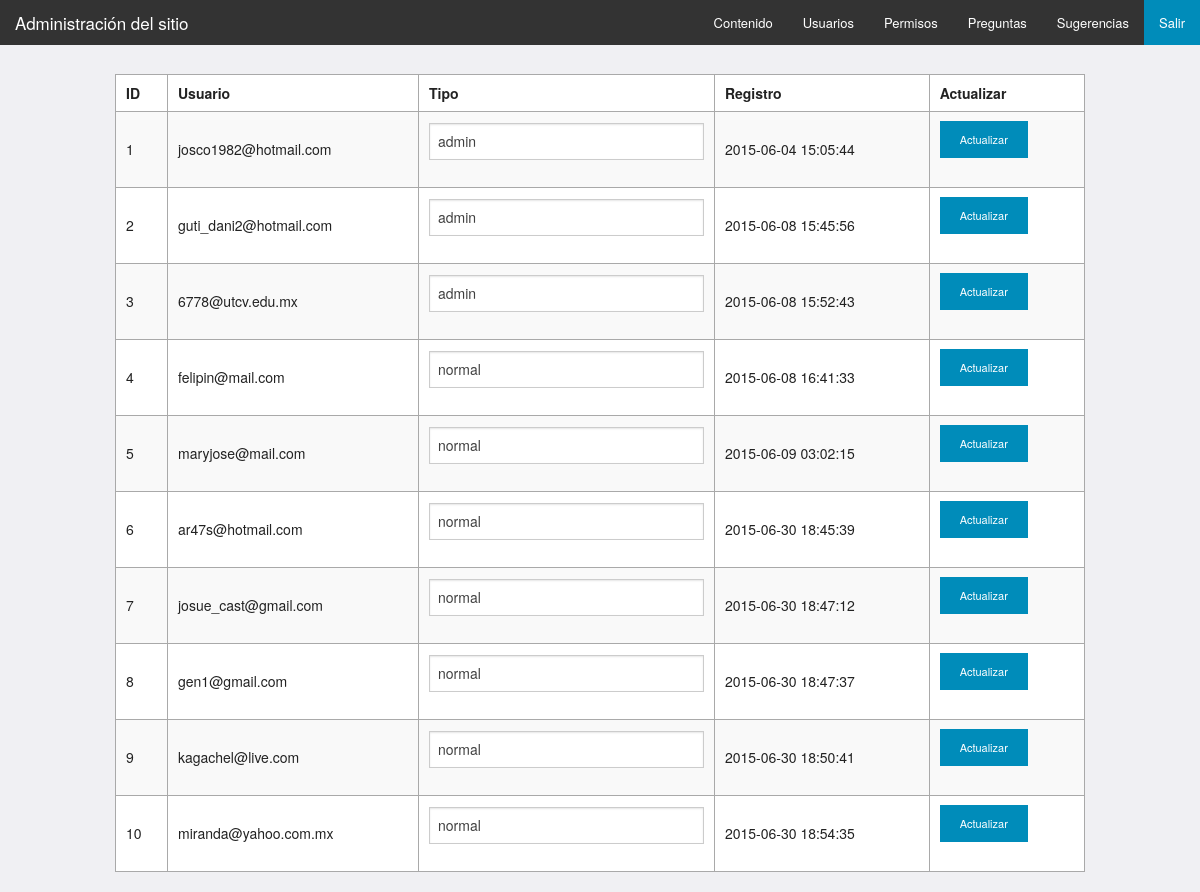
The page /admin/permisos (signed in) on the database its author committed.
### tables this page shows
CREATE TABLE IF NOT EXISTS account (
    id INT(10) NOT NULL AUTO_INCREMENT,
    username VARCHAR(36) NOT NULL,
    pass VARCHAR(32) NOT NULL,
    kind VARCHAR(24) DEFAULT 'normal',
    status VARCHAR(24) DEFAULT 'activo',
    since TIMESTAMP DEFAULT CURRENT_TIMESTAMP,
    person_id INT(10) NOT NULL,

    PRIMARY KEY (id),
    INDEX (person_id),

    FOREIGN KEY (person_id)
    REFERENCES person(id)
    ON DELETE CASCADE
    ON UPDATE CASCADE
);

### admin/library/View.php (called while the page is built, shortened)
<?php
class View extends Response {
    protected $template;
    protected $vars = [];
    public function __construct($template, $vars = []) {
        $this->template = $template;
        $this->vars = $vars;
    }
    public function getTemplate() {
        return $this->template;
    }
    public function getVars() {
        return $this->vars;
    }
    public function output() {
        $template = $this->getTemplate();
        $vars = $this->getVars();
        call_user_func(function () use ($template, $vars) {
            extract($vars);
            require "view/$template.tpl.php";
            require "view/layout.tpl.php";
        });
    }
}

### admin/index.php (called while the page is built, shortened)
<?php
if (isset($_POST['uid']) && isset($_POST['pwd'])) {
    $uid = filter_input(INPUT_POST, 'uid', FILTER_SANITIZE_EMAIL);
    $pwd = filter_input(INPUT_POST, 'pwd', FILTER_SANITIZE_EMAIL);
    $_SESSION['uid'] = $uid;
    $_SESSION['pwd'] = $pwd;
} else if (isset($_SESSION['uid']) && isset($_SESSION['pwd'])) {
    $uid = $_SESSION['uid'];
    $pwd = $_SESSION['pwd'];
}
$account = new Account();
if (!$account->isAdmin($uid, $pwd)) {
    unset($_SESSION['uid']);
    unset($_SESSION['pwd']);
    ?>
    <!DOCTYPE html>
    <html>
        <head>
            <meta charset="utf-8" />
            <meta name="viewport" content="width=device-width, initial-scale=1.0" />
            <meta name="author" content="José Octavio Sánchez Contreras" />
            <meta name="author" content="Juan Daniel Gutiérrez Torres" />
            <title>Login page</title>
            <link rel="stylesheet" type="text/css" href="view/css/normalize.css" />
            <link rel="stylesheet" type="text/css" href="view/css/foundation.css" />
            <link rel="stylesheet" type="text/css" href="view/css/app.css" />
            <script type="text/javascript" src="view/js/vendor/modernizr.js"></script>
        </head>
        <body>
            <div class="large-4 medium-8 small-11 small-centered columns">
                <div class="login-error">
                    <h3>Access Denied</h3>
                    <p>
                        Your user ID or password is incorrect, or you are not a
                        registered user on this site. To try logging in again, click
                        <a href="<?= $_SERVER['PHP_SELF'] ?>">here</a>.
                    </p>
                </div>
            </div>
            <script type="text/javascript" src="view/js/vendor/jquery.js"></script>
            <script type="text/javascript" src="view/js/vendor/fastclick.js"></script>
            <script type="text/javascript" src="view/js/vendor/foundation.js"></script>
            <script>
                $(document).foundation();
            </script>
            <script type="text/javascript" src="view/js/app.js"></script>
        </body>
    </html>
    <?php
    exit;
}
$received_url = filter_input(INPUT_GET, 'url', FILTER_SANITIZE_URL);
$url = empty($received_url) ? "contenido" : $received_url;
$request = new Request($url);
$request->execute();

### model/Account.php (called while the page is built, shortened)
<?php
class Account extends Database {
    private $username;
    private $pass;
    private $kind;
    function __construct($register_data = []) {
        $this->db_name = "en2portr3s";
    }
    public function get($username = '') {
        if ($username === '') {
            $this->query = "SELECT * FROM account";
        } else {
            $this->query = "SELECT * FROM account WHERE username = '$username'";
        }
        $this->retrieve();
        $matches = count($this->rows);
        return $this->rows;
    }
    public function isAdmin($username, $password) {
        $this->get($username);
        $first_step = $this->username === $username;
        $second_step = $this->pass === $password;
        $third_step = $this->kind === 'admin';
        return $first_step && $second_step && $third_step;
    }
}

### model/Database.php (called while the page is built, shortened)
<?php
abstract class Database {
    private static $db_host = 'localhost';
    private static $db_user = 'n2x3_user';
    private static $db_pass = 'En2porTr3$';
    private static $db_enc = 'utf8';
    protected $db_name = 'default';
    protected $query;
    private $connection;
    private function connect() {
        $this->connection = new \mysqli(
                self::$db_host, self::$db_user, self::$db_pass, $this->db_name);
        $this->connection->set_charset(self::$db_enc);
    }
    protected function retrieve() {
        $result = $this->connection->query($this->query);
        $this->rows = $result->fetch_all(MYSQLI_ASSOC);
    }
}

### admin/view/permisos.tpl.php (the view, shortened to what this page needs)
<?php
$account = new Account();
$datos = $account->get();
?>
<table class="responsive">
    <tr>
        <th>ID</th>
        <th>Usuario</th>
         <th>Tipo</th>
        <th>Registro</th>
        <th>Actualizar</th>
    </tr>
    <?php
    foreach ($datos as $dato) {
        ?>
        <tr>
            <td id="id"> <?= $dato['id'] ?> </td>
            <td id="username"> <?= $dato['username'] ?> </td>
            <td><input type='text' id= 'kind' name='kind' value='<?= $dato['kind']?>'  /></td>
            <td > <?= $dato['since'] ?> </td>
            <td><input type='button' class='button tiny' data-id='<?= $dato['id'] ?>' id='actualizar' value='Actualizar' /></td>
        </tr>
        <?php
    }
    ?>
</table>

### admin/view/css/responsive-tables.css (style rules this page uses)
table th { font-weight: bold; }
table td, table th { padding: 9px 10px; text-align: left; }

### admin/view/css/app.css (style rules this page uses)
body { background: #F0F0F3; }
table { width: 100%; }
table, th, td { border-style: solid; border-width: thin; border-color: darkgray; }

### rows shown on the page
account: id "1", username "josco1982@hotmail.com", kind "admin", since "2015-06-04 15:05:44"
account: id "2", username "guti_dani2@hotmail.com", kind "admin", since "2015-06-08 15:45:56"
account: id "3", username "6778@utcv.edu.mx", kind "admin", since "2015-06-08 15:52:43"
account: id "4", username "felipin@mail.com", kind "normal", since "2015-06-08 16:41:33"
account: id "5", username "maryjose@mail.com", kind "normal", since "2015-06-09 03:02:15"
account: id "6", username "ar47s@hotmail.com", kind "normal", since "2015-06-30 18:45:39"
account: id "7", username "josue_cast@gmail.com", kind "normal", since "2015-06-30 18:47:12"
account: id "8", username "gen1@gmail.com", kind "normal", since "2015-06-30 18:47:37"
account: id "9", username "kagachel@live.com", kind "normal", since "2015-06-30 18:50:41"
account: id "10", username "miranda@yahoo.com.mx", kind "normal", since "2015-06-30 18:54:35"
